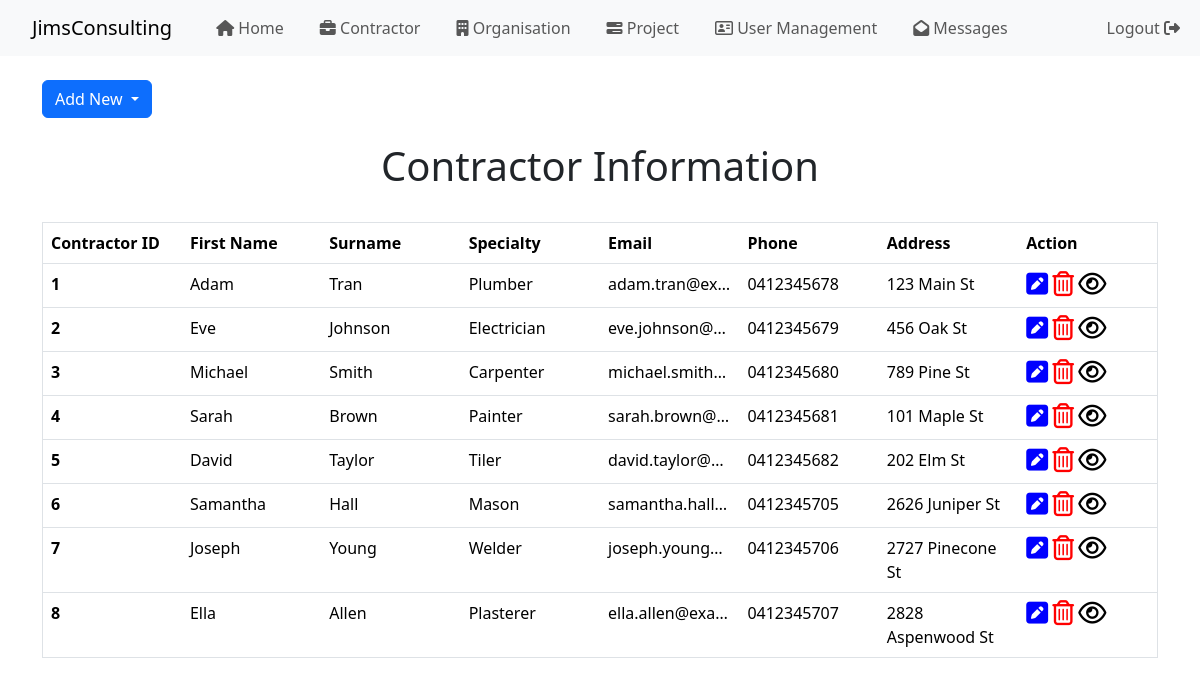
/dashboard_contractor.php (signed in), run on the app's committed database.
### tables this page shows
CREATE TABLE `contractor` (
  `contractor_id` int(11) NOT NULL,
  `firstName` varchar(50) NOT NULL,
  `lastName` varchar(50) DEFAULT NULL,
  `specialty` varchar(50) NOT NULL,
  `email` varchar(50) NOT NULL,
  `phone` varchar(10) NOT NULL,
  `address` varchar(200) NOT NULL,
  `profile_picture` varchar(256) DEFAULT NULL
);

### dashboard_contractor.php (the view, shortened to what this page needs)
<?php
require_once("connection.php");
$stmt = $dbh->prepare("SELECT * FROM `contractor`");
$stmt->execute();
$contractors = $stmt->fetchAll(PDO::FETCH_OBJ);
?>
<!doctype html>
<html lang="en">
<head>
    <link href="https://cdn.jsdelivr.net/npm/bootstrap@5.3.3/dist/css/bootstrap.min.css" rel="stylesheet"
>
    <link rel="stylesheet" href="contractor_list.css">
    <link rel="stylesheet" href="https://cdnjs.cloudflare.com/ajax/libs/font-awesome/4.7.0/css/font-awesome.min.css">
</head>
<?php include 'nav_bar_staff.php'; ?>
<body>
<br>
<div class="container align-right">
    <button class="btn btn-primary dropdown-toggle" type="button" id="dropdownMenuButton" data-bs-toggle="dropdown" aria-expanded="false">
        Add New
    </button>
</div>
<br>
<div class="text-center">
    <h1>Contractor Information</h1>
</div>
<br>
<div class="container">
    <?php if (empty($contractors)): ?>
        <div class="alert alert-warning text-center" role="alert">
            No contractors found.
        </div>
    <?php else: ?>
        <table class="table table-hover">
            <thead>
            <tr>
                <th scope="col">Contractor ID</th>
                <th scope="col">First Name</th>
                <th scope="col">Surname</th>
                <th scope="col">Specialty</th>
                <th scope="col">Email</th>
                <th scope="col">Phone</th>
                <th scope="col">Address</th>
                <th scope="col">Action</th>
            </tr>
            </thead>
            <tbody>
            <?php foreach ($contractors as $row): ?>
                <tr>
                    <th><?= htmlspecialchars($row->contractor_id) ?></th>
                    <td><?= htmlspecialchars($row->firstName) ?></td>
                    <td><?= htmlspecialchars($row->lastName) ?></td>
                    <td><?= htmlspecialchars($row->specialty) ?></td>
                    <td><?= htmlspecialchars($row->email) ?></td>
                    <td><?= htmlspecialchars($row->phone) ?></td>
                    <td><?= htmlspecialchars($row->address) ?></td>
                    <td>
                        <a href="update_contractor.php?contractor_id=<?= $row->contractor_id ?>"><i class="fa fa-pencil-square" style="font-size: 25px;color: blue;"></i></a>
                        <a href="delete_contractor.php?contractor_id=<?= $row->contractor_id ?>" onclick="return confirmDelete();"><i class="fa fa-trash-o" style="font-size:25px;color:red;"></i></a>
                        <a href="view_contractor_detail.php?contractor_id=<?= $row->contractor_id ?>"><i class="fa fa-eye" style="font-size:25px;color:black;"></i></a>
                    </td>
                </tr>
            <?php endforeach; ?>
            </tbody>
        </table>
    <?php endif; ?>
</div>
</body>
</html>

### nav_bar_staff.php (shortened to what this page needs)
<html lang="en">
<head>
    <link rel='stylesheet' type='text/css' href='navbar.css'>
    <link href="https://cdn.jsdelivr.net/npm/bootstrap@5.3.3/dist/css/bootstrap.min.css" rel="stylesheet"
>
    <link rel="stylesheet" href="https://cdnjs.cloudflare.com/ajax/libs/font-awesome/6.0.0-beta3/css/all.min.css">
    <link rel="stylesheet" href="path/to/font-awesome/css/font-awesome.min.css">
</head>
<body>
<nav class="navbar navbar-expand-lg navbar-light bg-light">
    <div class="container-fluid">
        <a class = "navbar-brand mb-0 h1" href="homepage_staff.php">JimsConsulting</a>
        <ul class="navbar-nav me-auto mb-2 mb-lg-0">
            <li class="nav-item">
                <a class="nav-link" href="homepage_staff.php"><i class="fa fa-home" aria-hidden="true"></i> Home  </a>
            </li>
            <li class="nav-item">
                <a class="nav-link" href="dashboard_contractor.php"><i class="fa fa-briefcase" aria-hidden="true"></i> Contractor  </a>
            </li>
            <li class="nav-item">
                <a class="nav-link" href="dashboard_organisation.php"><i class="fa fa-building" aria-hidden="true"></i> Organisation  </a>
            </li>
            <li class="nav-item">
                <a class="nav-link" href="dashboard_project.php"><i class="fa fa-tasks" aria-hidden="true"></i> Project </a>
            </li>
            <li class="nav-item">
                <a class="nav-link" href="dashboard_user.php"><i class="fa fa-address-card-o" aria-hidden="true"></i> User Management </a>
            </li>
            <li class="nav-item">
                <a class="nav-link" href="dashboard_mail.php"><i class="fa fa-envelope-open" aria-hidden="true"></i> Messages </a>
            </li>
        </ul>
        <ul class="navbar-nav ms-auto">
            <li class="nav-item">
                <a class="nav-link" href="logout.php" onclick="return confirmLogout();">Logout <i class="fa fa-sign-out" aria-hidden="true"></i>
                </a>
            </li>
        </ul>
    </div>
</nav>
</body>
</html>

### contractor_list.css (style rules this page uses)
.navbar-brand { padding-left: 20px; font-size: xx-large; }
.nav-item { padding-left: 20px; }

### navbar.css (style rules this page uses)
.navbar-nav .nav-link { position: relative; transition: color 0.5s ease; }
.navbar-nav .nav-link::after { content: ''; position: absolute; left: 0; bottom: 0; width: 0; height: 2px; background-color: #000; transition: width .60s ease; }

### dashboard_contractor.php (style rules this page uses)
table, tr, th, td { border: 1.5px black solid; table-layout: fixed; text-overflow: ellipsis; overflow: hidden; }

### data on the page
contractor: contractor_id "1", firstName "Adam", lastName "Tran", specialty "Plumber", email "adam.tran@ex…", phone "0412345678", address "123 Main St"
contractor: contractor_id "2", firstName "Eve", lastName "Johnson", specialty "Electrician", email "eve.johnson@…", phone "0412345679", address "456 Oak St"
contractor: contractor_id "3", firstName "Michael", lastName "Smith", specialty "Carpenter", email "michael.smith…", phone "0412345680", address "789 Pine St"
contractor: contractor_id "4", firstName "Sarah", lastName "Brown", specialty "Painter", email "sarah.brown@…", phone "0412345681", address "101 Maple St"
contractor: contractor_id "5", firstName "David", lastName "Taylor", specialty "Tiler", email "david.taylor@…", phone "0412345682", address "202 Elm St"
contractor: contractor_id "6", firstName "Samantha", lastName "Hall", specialty "Mason", email "samantha.hall…", phone "0412345705", address "2626 Juniper St"
contractor: contractor_id "7", firstName "Joseph", lastName "Young", specialty "Welder", email "joseph.young…", phone "0412345706", address "2727 Pinecone St"
contractor: contractor_id "8", firstName "Ella", lastName "Allen", specialty "Plasterer", email "ella.allen@exa…", phone "0412345707", address "2828 Aspenwood St"
